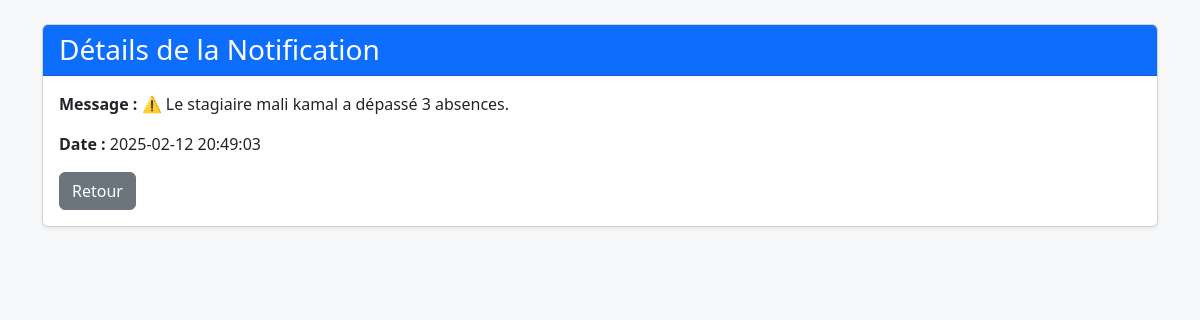
Page /voir_notification.php?id=62 (signed in) on the committed database.
### tables this page shows
CREATE TABLE `notifications` (
  `id` int(11) NOT NULL,
  `utilisateur_id` int(11) NOT NULL,
  `message` text NOT NULL,
  `date_notification` timestamp NOT NULL DEFAULT current_timestamp(),
  `lu` tinyint(1) DEFAULT 0
);

### voir_notification.php (the view, shortened to what this page needs)
<?php
include 'baseDonnee.php';
$notif_id = intval($_GET['id']);
$stmt = $pdo->prepare("SELECT * FROM notifications WHERE id = ?");
$stmt->execute([$notif_id]);
$notification = $stmt->fetch(PDO::FETCH_ASSOC);
?>
<!DOCTYPE html>
<html lang="fr">
<head>
    <link href="https://cdn.jsdelivr.net/npm/bootstrap@5.3.0/dist/css/bootstrap.min.css" rel="stylesheet">
</head>
<body class="bg-light">
<div class="container mt-4">
    <div class="card shadow-sm">
        <div class="card-header bg-primary text-white">
            <h3 class="mb-0">Détails de la Notification</h3>
        </div>
        <div class="card-body">
            <p><strong>Message :</strong> <?= htmlspecialchars($notification['message']) ?></p>
            <p><strong>Date :</strong> <?= htmlspecialchars($notification['date_notification']) ?></p>
            <a href="index.php" class="btn btn-secondary">Retour</a>
        </div>
    </div>
</div>
</body>
</html>

### rows in the picture
notifications: message "⚠️ Le stagiaire mali kamal a dépassé 3 absences.", date_notification "2025-02-12 20:49:03"
